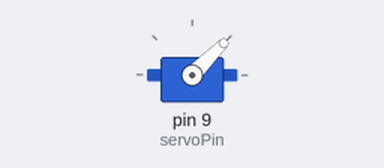
Bench run of a sketch on a simulated Arduino Uno, built with avr-gcc and run on an emulated ATmega328P. Shown: servo.

Above: at 0.05 s.
At 1.5 s:
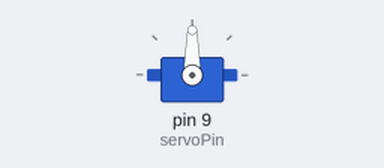
At 3.0 s:
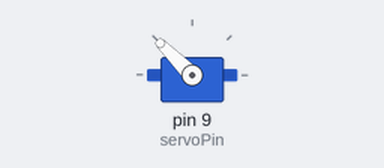
Timing chart, 0 to 6.9 s (numbered marks = the images above):
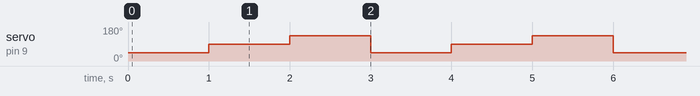

The sketch:

Servo_motor.ino
```cpp
#include <servo.h>

int servoPin = 9;
Servo servo;
int servoAngle = 0;

void setup()
{
  Serial.begin(9600);
  servo.attach(servoPin);
}

void loop()
{
   servo.write(45);      // Turn SG90 servo Left to 45 degrees
   delay(1000);          // Wait 1 second
   servo.write(90);      // Turn SG90 servo back to 90 degrees
   delay(1000);          // Wait 1 second
   servo.write(135);     // Turn SG90 servo Right to 135 degrees
   delay(1000);          // Wait 1 second
}
```

Measured:
- by itself, servo on pin 9 (servoPin): repeats every 3.0 s: 135° 1.0 s, 45° 1.0 s, 90° 1.0 s
